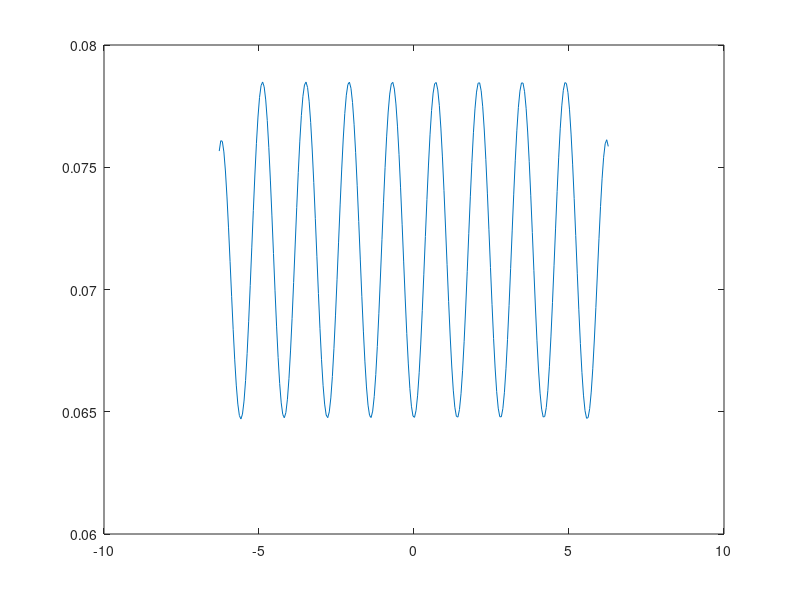
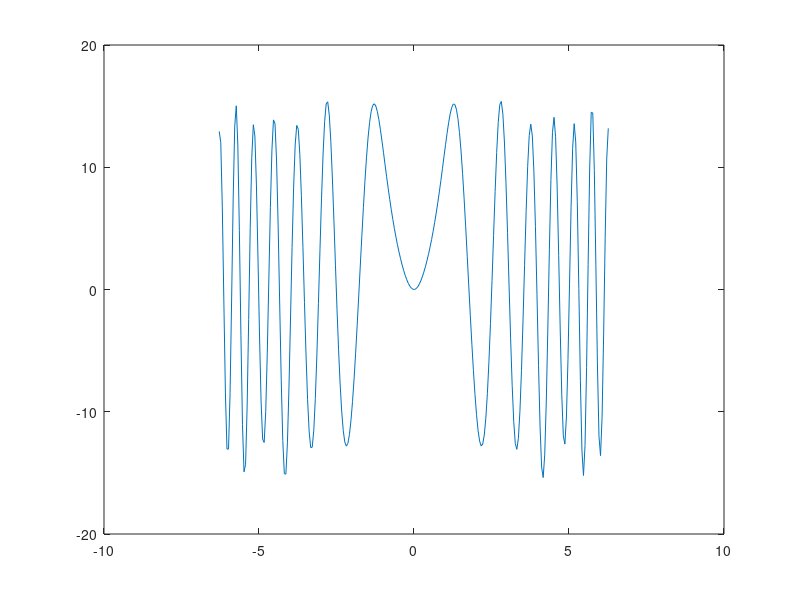

Here is the MATLAB script that generated these plots, in order:
% gaussian proposal function test
clear; close all
% dis = gmdistribution([2; 4.6; 7.8], cat(3, 1, .5, .5), [.3, .3, .3]);
% t = 0 : .05 : 12;
% plot(t, pdf(dis, t'));
% figure;
% hist(random(dis, 1000), 50);


% function 2
func2 = @(x) sin(x.^2);
mu = linspace(-2*pi, 2*pi, 10)';
ww = ones(1, 10);
dist2 = gmdistribution(mu, .3, ww);
t = -2 * pi: .05 : 2 * pi;
target = func2(t');
plot(t, pdf(dist2, t'));
figure; plot(t, target ./ pdf(dist2, t'));